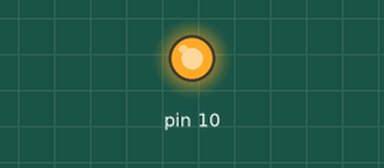
Recording of a sketch running on a simulated Arduino Uno, built with avr-gcc and run on an emulated ATmega328P. Shown: output pins drawn as LEDs (lit = HIGH).

Above: at 0.1 s.
At 9.1 s:
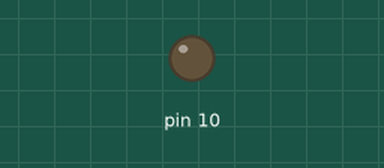
Timing chart, 0 to 10.6 s (numbered marks = the images above):
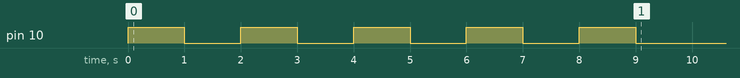

The sketch:

led-blink.ino
```cpp
int i=0;
void setup() {
  pinMode(10, OUTPUT);
  for(i=0;i<5;i++)
  {
  digitalWrite(10, HIGH);   // turn the LED on (HIGH is the voltage level)
  delay(1000);              // wait for a second
  digitalWrite(10, LOW);    // turn the LED off by making the voltage LOW
  delay(1000);              // wait for a second
  }
}
void loop() {
}
```
